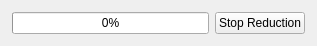
<?xml version="1.0" encoding="UTF-8"?>
<ui version="4.0">
 <class>ProgressFrame</class>
 <widget class="QWidget" name="ProgressFrame">
  <property name="geometry">
   <rect>
    <x>0</x>
    <y>0</y>
    <width>317</width>
    <height>44</height>
   </rect>
  </property>
  <property name="sizePolicy">
   <sizepolicy hsizetype="Expanding" vsizetype="Preferred">
    <horstretch>0</horstretch>
    <verstretch>0</verstretch>
   </sizepolicy>
  </property>
  <property name="windowTitle">
   <string>Reduction Progress</string>
  </property>
  <layout class="QVBoxLayout" name="verticalLayout">
   <property name="leftMargin">
    <number>0</number>
   </property>
   <property name="topMargin">
    <number>0</number>
   </property>
   <property name="rightMargin">
    <number>0</number>
   </property>
   <property name="bottomMargin">
    <number>0</number>
   </property>
   <item>
    <widget class="QFrame" name="frame">
     <property name="sizePolicy">
      <sizepolicy hsizetype="Expanding" vsizetype="Fixed">
       <horstretch>0</horstretch>
       <verstretch>0</verstretch>
      </sizepolicy>
     </property>
     <property name="frameShape">
      <enum>QFrame::NoFrame</enum>
     </property>
     <property name="frameShadow">
      <enum>QFrame::Raised</enum>
     </property>
     <layout class="QHBoxLayout" name="horizontalLayout">
      <property name="leftMargin">
       <number>12</number>
      </property>
      <property name="topMargin">
       <number>12</number>
      </property>
      <property name="rightMargin">
       <number>12</number>
      </property>
      <property name="bottomMargin">
       <number>12</number>
      </property>
      <item>
       <widget class="QProgressBar" name="progressBar">
        <property name="sizePolicy">
         <sizepolicy hsizetype="Expanding" vsizetype="Fixed">
          <horstretch>0</horstretch>
          <verstretch>0</verstretch>
         </sizepolicy>
        </property>
        <property name="value">
         <number>0</number>
        </property>
        <property name="alignment">
         <set>Qt::AlignRight|Qt::AlignTrailing|Qt::AlignVCenter</set>
        </property>
        <property name="textVisible">
         <bool>true</bool>
        </property>
        <property name="textDirection">
         <enum>QProgressBar::TopToBottom</enum>
        </property>
       </widget>
      </item>
      <item>
       <widget class="QPushButton" name="stopButton">
        <property name="sizePolicy">
         <sizepolicy hsizetype="Fixed" vsizetype="Fixed">
          <horstretch>0</horstretch>
          <verstretch>0</verstretch>
         </sizepolicy>
        </property>
        <property name="text">
         <string>Stop Reduction</string>
        </property>
       </widget>
      </item>
     </layout>
    </widget>
   </item>
  </layout>
 </widget>
 <resources/>
 <connections/>
</ui>
